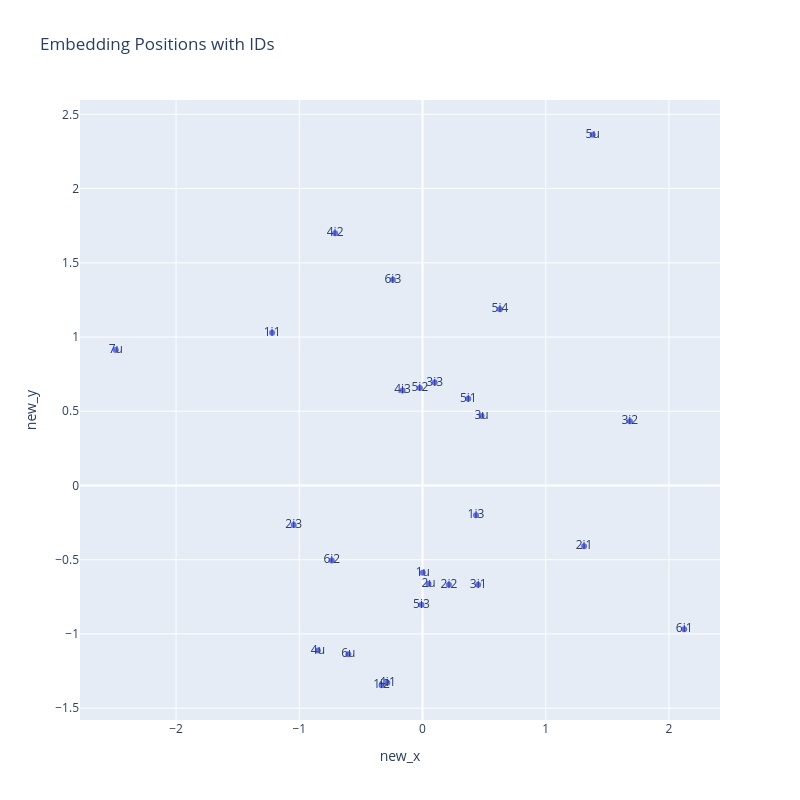
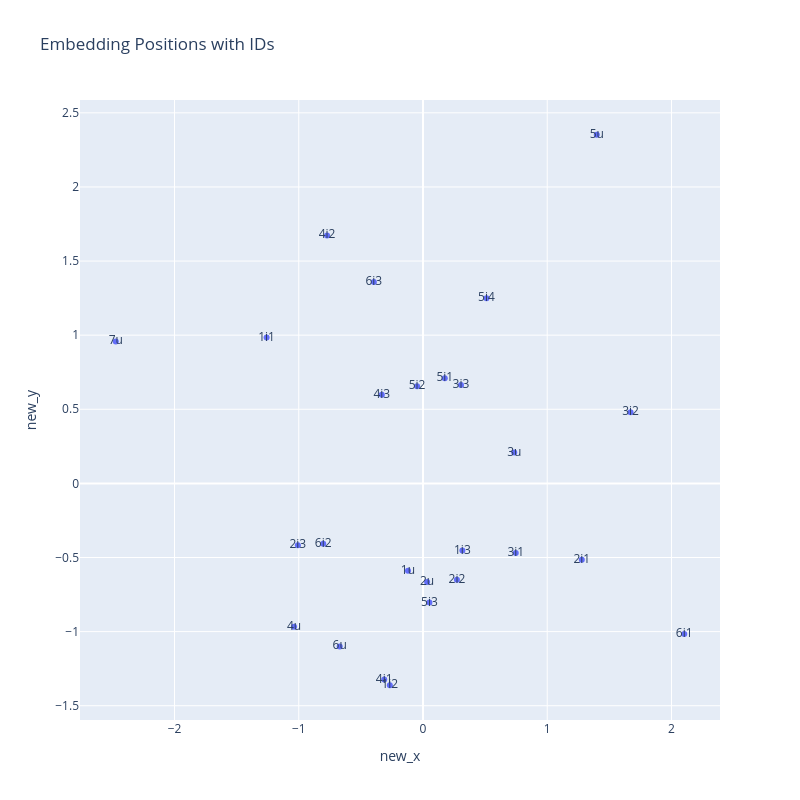
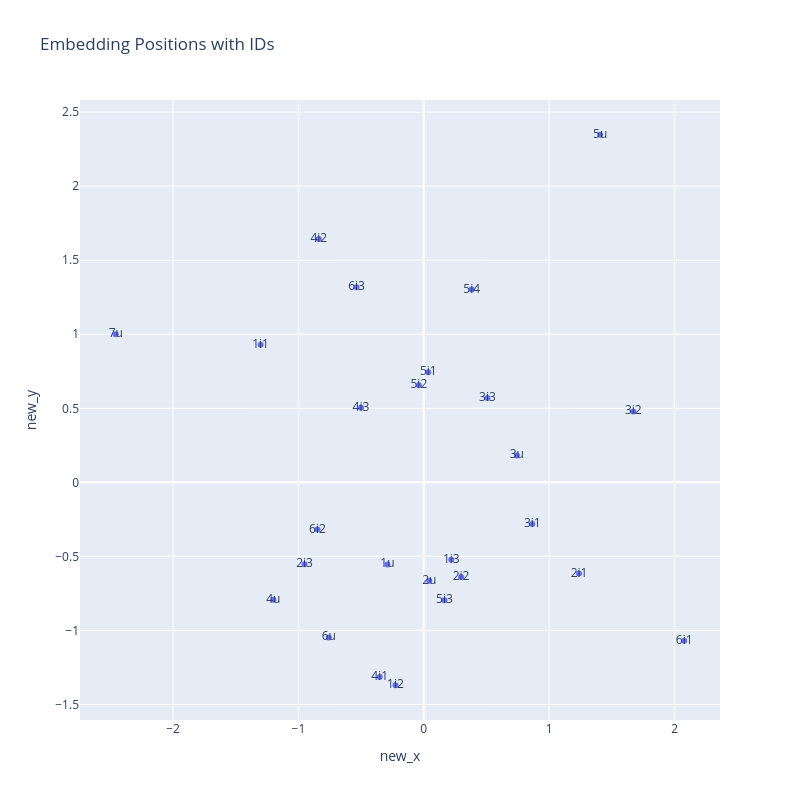
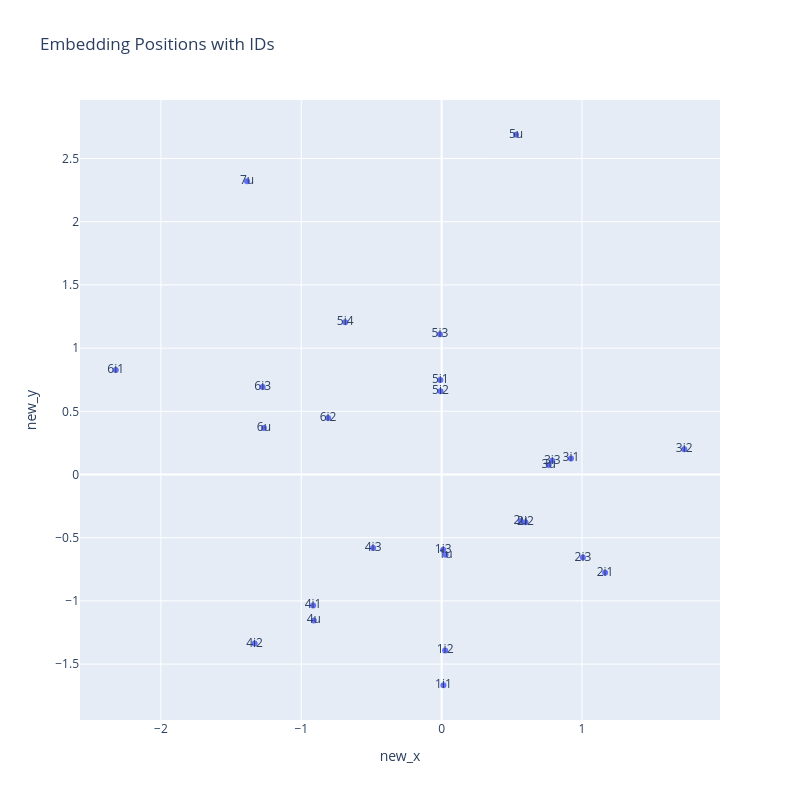

The code cell stored with these charts, in order, in its notebook:
### Code cell
user_embedding_sizes = [len(user_encoder.classes_), 2]
item_embedding_sizes = [len(item_encoder.classes_), 2]

model = TwoTowerModel(user_embedding_sizes, item_embedding_sizes, 
                      device).to(device)

optimizer = torch.optim.SGD(model.parameters(), lr=5, momentum=0)

users_ids, users_features = zip(*train_dataset.user2features.items())
items_ids, items_features = zip(*train_dataset.item2features.items())

def train_loop(model, optimizer, train_loader, n_epochs=100):
    loss_history = list()
    for epoch in range(n_epochs):
        for batch in tqdm(train_loader, desc=f'Epoch {epoch}'):
            
            user_embs, item_embs = model(*batch)
            loss = infonceloss(user_embs, item_embs)

            optimizer.zero_grad()
            loss.backward()

            old_users_embeddings = model.get_user_embeddings(
                torch.IntTensor(np.array(users_features)).to(device)
            )
            old_items_embeddings = model.get_item_embeddings(
                torch.IntTensor(np.array(items_features)).to(device)
            )

            optimizer.step()

            new_users_embeddings = model.get_user_embeddings(
                torch.IntTensor(np.array(users_features)).to(device)
            )
            new_items_embeddings = model.get_item_embeddings(
                torch.IntTensor(np.array(items_features)).to(device)
            )

            loss_history.append(loss.item())
            
            if (epoch < 3) or (epoch == 99):
                print(f'Train loss: {loss_history[-1]}')
                plot_embedding_shift(
                    old_users_embeddings,
                    old_items_embeddings,
                    new_users_embeddings,
                    new_items_embeddings,
                    users_ids,
                    items_ids,
                    title="Embedding Shift (green - users; blue - items)"
                )

model.train()
train_loop(model, optimizer, train_loader)

### Figure 1 — Plotly figure (JSON) as saved in the notebook; plotly's stock layout.template omitted (floating-point values rounded to 4 significant figures)
{"data": [{"customdata": [["1u"], ["2u"], ["3u"], ["4u"], ["5u"], ["6u"], ["7u"], ["1i1"], ["1i2"], ["1i3"], ["2i1"], ["2i2"], ["2i3"], ["3i1"], ["3i2"], ["3i3"], ["4i1"], ["4i2"], ["4i3"], ["5i1"], ["5i2"], ["5i3"], ["6i1"], ["6i2"], ["6i3"], ["5i4"]], "hovertemplate": "id=%{customdata[0]}<extra></extra>", "legendgroup": "", "marker": {"color": "#636efa", "symbol": "circle"}, "mode": "markers+text", "name": "", "orientation": "v", "showlegend": false, "text": ["1u", "2u", "3u", "4u", "5u", "6u", "7u", "1i1", "1i2", "1i3", "2i1", "2i2", "2i3", "3i1", "3i2", "3i3", "4i1", "4i2", "4i3", "5i1", "5i2", "5i3", "6i1", "6i2", "6i3", "5i4"], "type": "scatter", "x": [0.00199, 0.04891, 0.4796, -0.8491, 1.381, -0.6017, -2.49, -1.221, -0.3322, 0.434, 1.311, 0.2141, -1.046, 0.4514, 1.683, 0.0989, -0.2853, -0.7093, -0.1617, 0.3714, -0.02135, -0.008545, 2.124, -0.7363, -0.2404, 0.6281], "xaxis": "x", "y": [-0.5886, -0.664, 0.4687, -1.112, 2.362, -1.136, 0.9117, 1.029, -1.346, -0.2014, -0.4094, -0.6682, -0.2662, -0.6692, 0.4323, 0.6929, -1.329, 1.699, 0.6403, 0.5845, 0.6562, -0.803, -0.9686, -0.505, 1.385, 1.187], "yaxis": "y"}], "layout": {"autosize": false, "height": 800, "legend": {"tracegroupgap": 0}, "title": {"text": "Embedding Positions with IDs"}, "width": 800, "xaxis": {"anchor": "y", "autorange": true, "domain": [0, 1], "range": [-2.78, 2.414], "title": {"text": "new_x"}, "type": "linear"}, "yaxis": {"anchor": "x", "autorange": true, "domain": [0, 1], "range": [-1.58, 2.597], "title": {"text": "new_y"}, "type": "linear"}}}

### Figure 2 — Plotly figure (JSON) as saved in the notebook; plotly's stock layout.template omitted (floating-point values rounded to 4 significant figures)
{"data": [{"customdata": [["1u"], ["2u"], ["3u"], ["4u"], ["5u"], ["6u"], ["7u"], ["1i1"], ["1i2"], ["1i3"], ["2i1"], ["2i2"], ["2i3"], ["3i1"], ["3i2"], ["3i3"], ["4i1"], ["4i2"], ["4i3"], ["5i1"], ["5i2"], ["5i3"], ["6i1"], ["6i2"], ["6i3"], ["5i4"]], "hovertemplate": "id=%{customdata[0]}<extra></extra>", "legendgroup": "", "marker": {"color": "#636efa", "symbol": "circle"}, "mode": "markers+text", "name": "", "orientation": "v", "showlegend": false, "text": ["1u", "2u", "3u", "4u", "5u", "6u", "7u", "1i1", "1i2", "1i3", "2i1", "2i2", "2i3", "3i1", "3i2", "3i3", "4i1", "4i2", "4i3", "5i1", "5i2", "5i3", "6i1", "6i2", "6i3", "5i4"], "type": "scatter", "x": [-0.1208, 0.03301, 0.7346, -1.038, 1.399, -0.6705, -2.473, -1.259, -0.2669, 0.317, 1.278, 0.2731, -1.007, 0.7467, 1.67, 0.3058, -0.3121, -0.7721, -0.3315, 0.1753, -0.04795, 0.05164, 2.103, -0.803, -0.3955, 0.5111], "xaxis": "x", "y": [-0.589, -0.6652, 0.2079, -0.9674, 2.352, -1.1, 0.9574, 0.9836, -1.362, -0.4534, -0.5152, -0.6493, -0.4168, -0.4701, 0.4801, 0.6634, -1.323, 1.673, 0.5974, 0.7091, 0.6553, -0.8036, -1.015, -0.4077, 1.358, 1.249], "yaxis": "y"}], "layout": {"autosize": false, "height": 800, "legend": {"tracegroupgap": 0}, "title": {"text": "Embedding Positions with IDs"}, "width": 800, "xaxis": {"anchor": "y", "autorange": true, "domain": [0, 1], "range": [-2.761, 2.39], "title": {"text": "new_x"}, "type": "linear"}, "yaxis": {"anchor": "x", "autorange": true, "domain": [0, 1], "range": [-1.596, 2.587], "title": {"text": "new_y"}, "type": "linear"}}}

### Figure 3 — Plotly figure (JSON) as saved in the notebook; plotly's stock layout.template omitted (floating-point values rounded to 4 significant figures)
{"data": [{"customdata": [["1u"], ["2u"], ["3u"], ["4u"], ["5u"], ["6u"], ["7u"], ["1i1"], ["1i2"], ["1i3"], ["2i1"], ["2i2"], ["2i3"], ["3i1"], ["3i2"], ["3i3"], ["4i1"], ["4i2"], ["4i3"], ["5i1"], ["5i2"], ["5i3"], ["6i1"], ["6i2"], ["6i3"], ["5i4"]], "hovertemplate": "id=%{customdata[0]}<extra></extra>", "legendgroup": "", "marker": {"color": "#636efa", "symbol": "circle"}, "mode": "markers+text", "name": "", "orientation": "v", "showlegend": false, "text": ["1u", "2u", "3u", "4u", "5u", "6u", "7u", "1i1", "1i2", "1i3", "2i1", "2i2", "2i3", "3i1", "3i2", "3i3", "4i1", "4i2", "4i3", "5i1", "5i2", "5i3", "6i1", "6i2", "6i3", "5i4"], "type": "scatter", "x": [-0.2898, 0.04345, 0.742, -1.2, 1.407, -0.7576, -2.457, -1.302, -0.2257, 0.219, 1.238, 0.2972, -0.9508, 0.8655, 1.671, 0.5075, -0.3513, -0.8371, -0.5012, 0.03553, -0.03925, 0.1648, 2.077, -0.8483, -0.5363, 0.382], "xaxis": "x", "y": [-0.5543, -0.6647, 0.1815, -0.7934, 2.347, -1.047, 0.9995, 0.9288, -1.37, -0.522, -0.6154, -0.6392, -0.5531, -0.2813, 0.4787, 0.5704, -1.314, 1.642, 0.5033, 0.7436, 0.656, -0.7964, -1.069, -0.3184, 1.317, 1.302], "yaxis": "y"}], "layout": {"autosize": false, "height": 800, "legend": {"tracegroupgap": 0}, "title": {"text": "Embedding Positions with IDs"}, "width": 800, "xaxis": {"anchor": "y", "autorange": true, "domain": [0, 1], "range": [-2.742, 2.362], "title": {"text": "new_x"}, "type": "linear"}, "yaxis": {"anchor": "x", "autorange": true, "domain": [0, 1], "range": [-1.605, 2.582], "title": {"text": "new_y"}, "type": "linear"}}}

### Figure 4 — Plotly figure (JSON) as saved in the notebook; plotly's stock layout.template omitted (floating-point values rounded to 4 significant figures)
{"data": [{"customdata": [["1u"], ["2u"], ["3u"], ["4u"], ["5u"], ["6u"], ["7u"], ["1i1"], ["1i2"], ["1i3"], ["2i1"], ["2i2"], ["2i3"], ["3i1"], ["3i2"], ["3i3"], ["4i1"], ["4i2"], ["4i3"], ["5i1"], ["5i2"], ["5i3"], ["6i1"], ["6i2"], ["6i3"], ["5i4"]], "hovertemplate": "id=%{customdata[0]}<extra></extra>", "legendgroup": "", "marker": {"color": "#636efa", "symbol": "circle"}, "mode": "markers+text", "name": "", "orientation": "v", "showlegend": false, "text": ["1u", "2u", "3u", "4u", "5u", "6u", "7u", "1i1", "1i2", "1i3", "2i1", "2i2", "2i3", "3i1", "3i2", "3i3", "4i1", "4i2", "4i3", "5i1", "5i2", "5i3", "6i1", "6i2", "6i3", "5i4"], "type": "scatter", "x": [0.02828, 0.5628, 0.7632, -0.9104, 0.5303, -1.266, -1.386, 0.01289, 0.02505, 0.01142, 1.165, 0.5975, 1.007, 0.9216, 1.729, 0.7888, -0.9155, -1.332, -0.4878, -0.009032, -0.008109, -0.01184, -2.322, -0.809, -1.275, -0.6871], "xaxis": "x", "y": [-0.6352, -0.3688, 0.07485, -1.155, 2.688, 0.3682, 2.32, -1.667, -1.392, -0.5962, -0.7773, -0.3772, -0.6577, 0.1272, 0.1991, 0.1097, -1.036, -1.337, -0.5817, 0.7471, 0.6587, 1.11, 0.8259, 0.4466, 0.693, 1.204], "yaxis": "y"}], "layout": {"autosize": false, "height": 800, "legend": {"tracegroupgap": 0}, "title": {"text": "Embedding Positions with IDs"}, "width": 800, "xaxis": {"anchor": "y", "autorange": true, "domain": [0, 1], "range": [-2.576, 1.984], "title": {"text": "new_x"}, "type": "linear"}, "yaxis": {"anchor": "x", "autorange": true, "domain": [0, 1], "range": [-1.942, 2.963], "title": {"text": "new_y"}, "type": "linear"}}}
